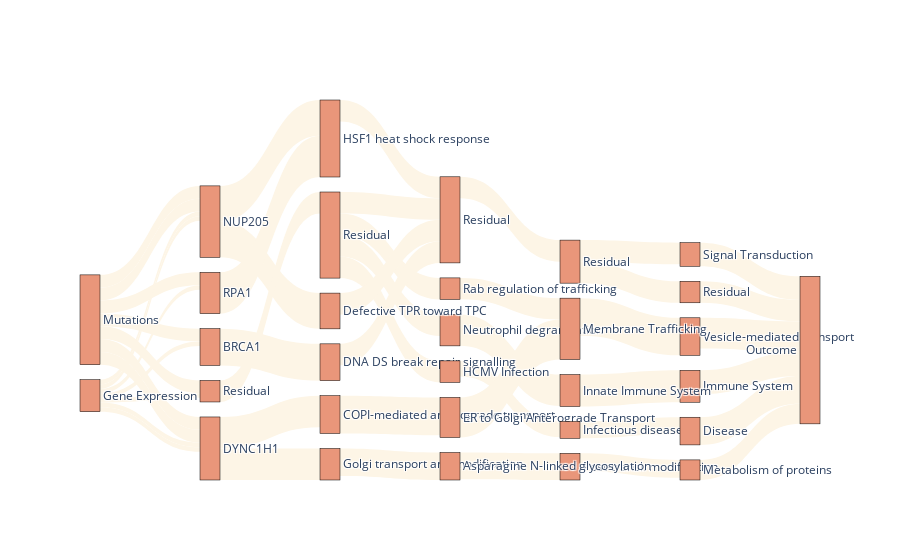

Notebook code cell kept with this figure:
### Code cell
import plotly.graph_objects as go
import plotly.express as px

fig = go.Figure(data=[go.Sankey(
    node = dict(
      pad = 15,
      thickness = 20,
      line = dict(color = "black", width = 0.5),
      label = np.reshape(short_names.loc[list(d.keys())].values, -1),
      color = "darksalmon"
    ),
    link = dict(
      source = s, # indices correspond to labels, eg A1, A2, A1, B1, ...
      target = t,
      value = v,
        color = "oldlace"
  ))])

fig.show()

from pathlib import Path

with Path("ploidy_sankey_diagram.html").open("w") as f:
    f.write(fig.to_html())

### Figure 1 — Plotly figure (JSON) as saved in the notebook; plotly's stock layout.template omitted (floating-point values rounded to 4 significant figures; data arrays with more than 128 entries replaced by an {"elided": "..."} marker saying what was removed)
{"data": [{"link": {"color": "oldlace", "source": [2802, 796, 2006, 1373, 796, 2006, 2802, 796, 2006, 1005, 796, 2006, 1005, 796, 2006, 762, 796, 2006, 2293, 2251, 3299, 3430, 113, 719, 113, 4473, 113, 3022, 3536, 2829, 3943, 1580, 218, 3796, 517, 906, 4429, 302, 1269, 1688, 2704, 2508, 113, 1086, 906, 2386, 796, 2006], "target": [1269, 2802, 2802, 1688, 1373, 1373, 1688, 2802, 2802, 2251, 1005, 1005, 2293, 1005, 1005, 2704, 762, 762, 3022, 3299, 2829, 3943, 3430, 1580, 719, 3536, 4473, 3536, 218, 3796, 4429, 302, 3651, 3651, 3651, 517, 3651, 3651, 1086, 1086, 1086, 113, 1086, 906, 2386, 3651, 2508, 2508], "value": [0.006922, 0.0008855, 0.002486, 0.007992, 0.0008855, 0.002486, 0.006922, 0.0008855, 0.002486, 0.006104, 0.0008855, 0.002486, 0.006104, 0.0008855, 0.002486, 0.00713, 0.0008855, 0.002486, 0.007326, 0.005329, 0.005163, 0.003021, 0.004169, 0.006091, 0.004169, 0.004124, 0.004169, 0.007764, 0.007268, 0.00347, 0.003271, 0.006182, 0.005933, 0.003893, 0.004572, 0.004169, 0.005358, 0.004655, 0.004169, 0.004169, 0.004169, 0.004169, 0.004169, 0.004169, 0.004169, 0.004169, 0.0008855, 0.002486]}, "node": {"color": "darksalmon", "label": {"elided": "4483 str values"}, "line": {"color": "black", "width": 0.5}, "pad": 15, "thickness": 20}, "type": "sankey"}], "layout": {"autosize": true}}
